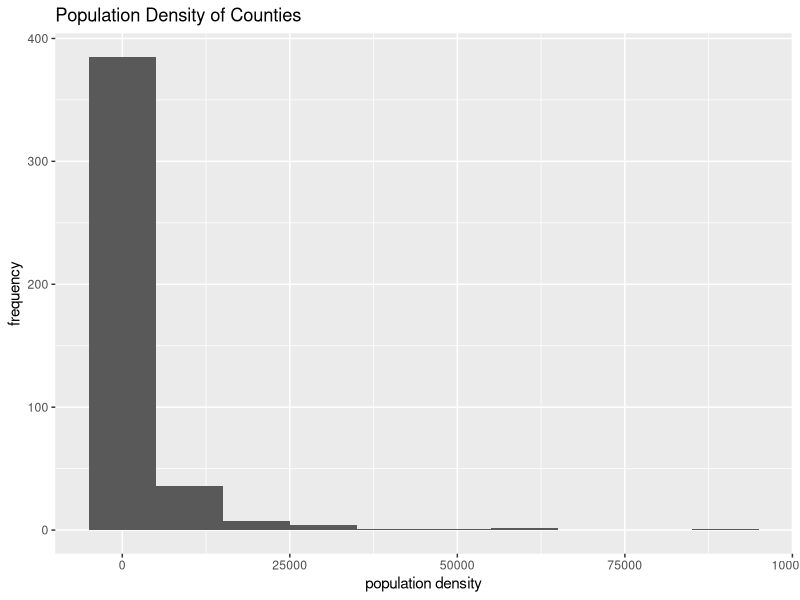
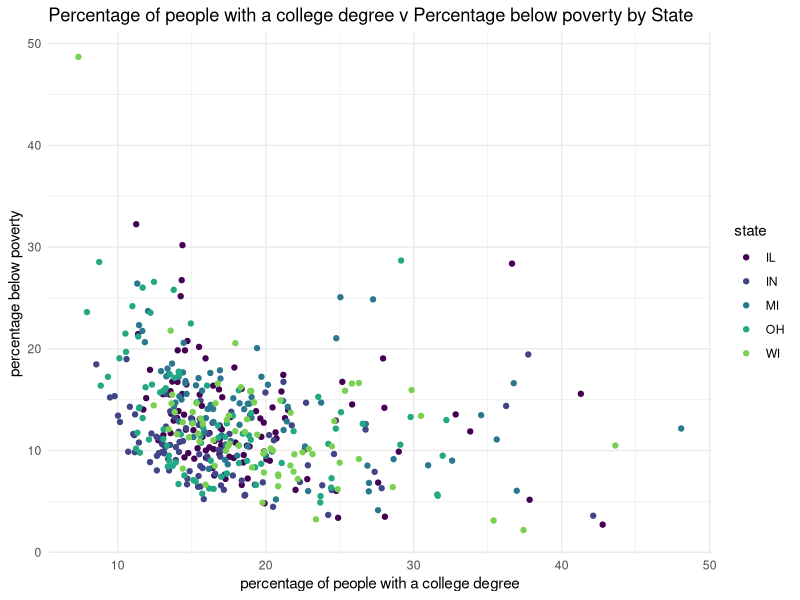
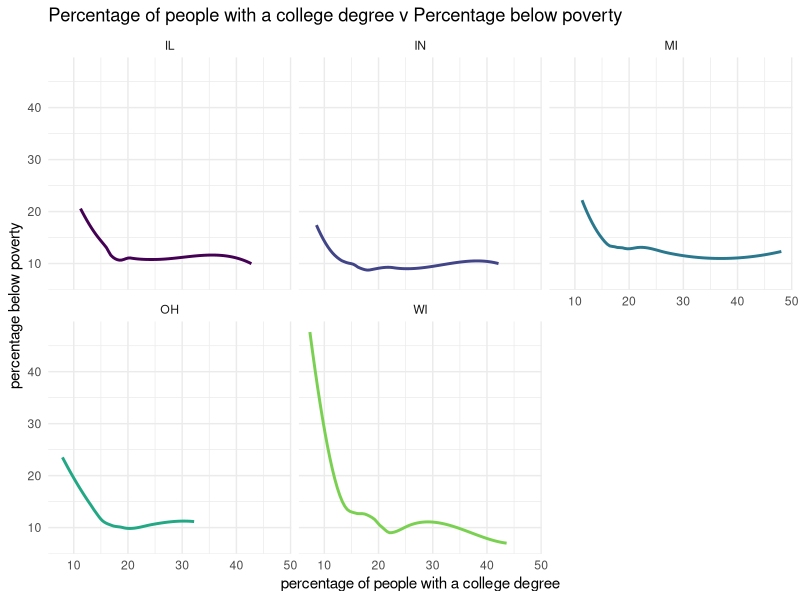
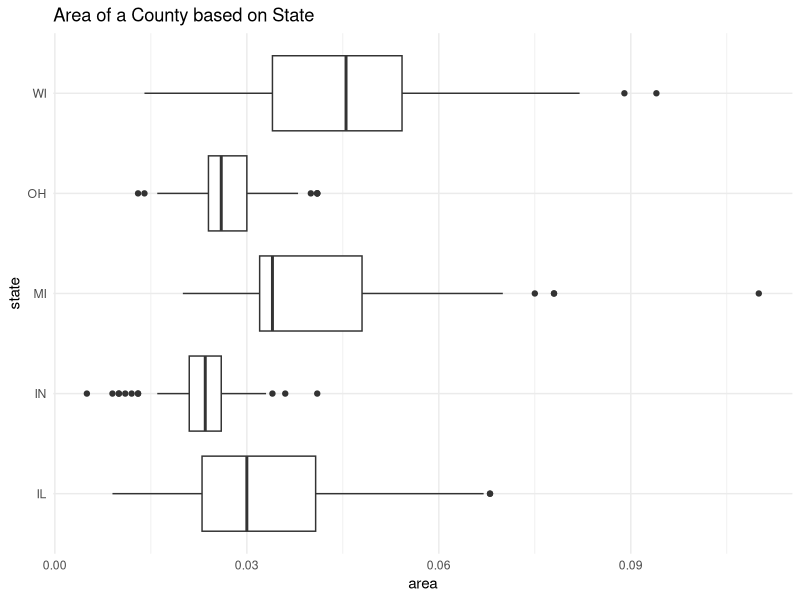
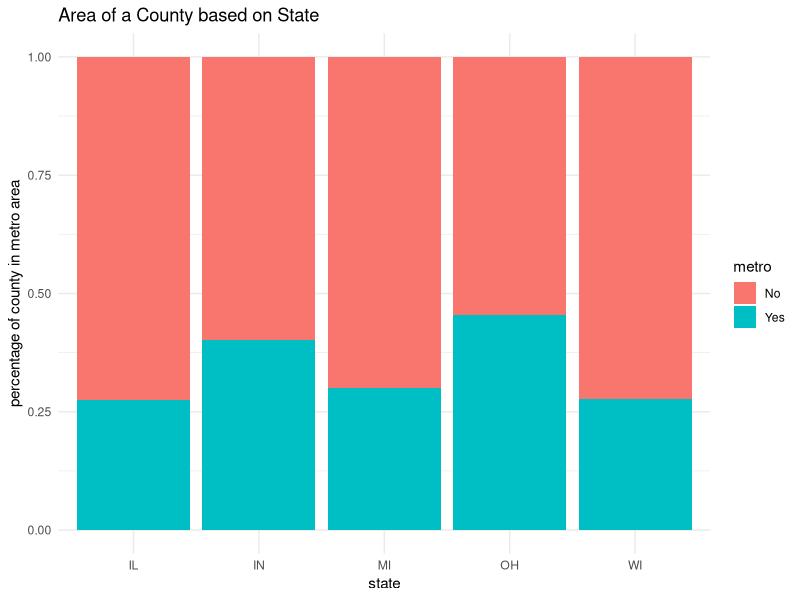
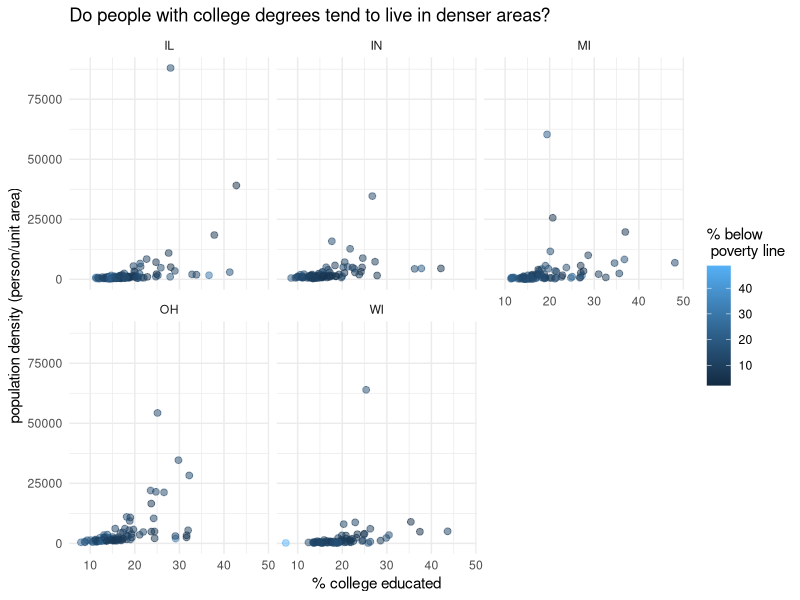

Source code (R) for these figures, in order:
## ---- chunk 1
#| label: load-packages
#| message: false
#| warning: false

library(tidyverse)
library(viridis)
## ---- chunk 2
#| label: add-histogram
ggplot(midwest, mapping=aes(x=popdensity))+
  geom_histogram(binwidth=10000)+
  labs(
    x="population density",
    y= "frequency",
    title="Population Density of Counties"
  )
## ---- chunk 3
#| label: add-scatterplot
ggplot(midwest, mapping=aes(x=percollege, y=percbelowpoverty, color=state))+
  geom_point()+
  labs(
    x="percentage of people with a college degree",
    y= "percentage below poverty",
    title="Percentage of people with a college degree v Percentage below poverty by State"
  )+
  scale_color_viridis_d(option="D", end=0.8)+
  theme_minimal()
## ---- chunk 4
#| label: scatterplots_for_each_state
ggplot(midwest, mapping=aes(x=percollege, y=percbelowpoverty, color=state))+
  geom_smooth(se=FALSE, show.legend=FALSE)+
  labs(
    x="percentage of people with a college degree",
    y= "percentage below poverty",
    title="Percentage of people with a college degree v Percentage below poverty"
  )+
  facet_wrap(~state)+
  scale_color_viridis_d(option="D", end=0.8)+
  theme_minimal()
## ---- chunk 5
#| label: side_by_side_boxplots
ggplot(midwest, mapping=aes(x=area, y=state))+
  geom_boxplot(show.legend=FALSE)+
  labs(
    x="area",
    y= "state",
    title="Area of a County based on State"
  )+
  theme_minimal()
## ---- chunk 6
midwest <- midwest |>
  mutate(metro = if_else(inmetro == 1, "Yes", "No"))

ggplot(midwest, aes(fill=metro, x=state)) +
    geom_bar(position="fill")+
  labs(
    x="state",
    y= "percentage of county in metro area",
    title="Area of a County based on State"
  )+
  theme_minimal()
## ---- chunk 7
#| label: recreating plot
ggplot(midwest, mapping=aes(x=percollege, y=popdensity, color=percbelowpoverty))+
  geom_point(size=2, alpha=0.5)+
  labs(
    x="% college educated",
    y= "population density (person/unit area)",
    title="Do people with college degrees tend to live in denser areas?",
    color="% below \n poverty line"
  )+
  facet_wrap(~state)+
  theme_minimal()
